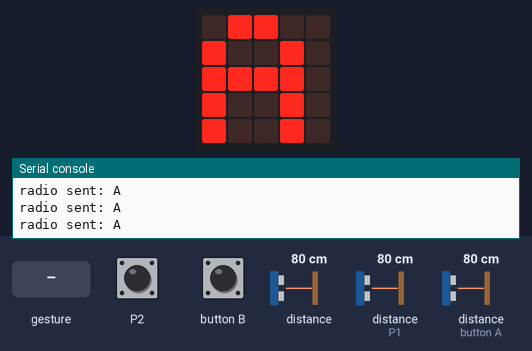
A program run on a simulated BBC micro:bit (MakeCode). On the bench: the board's 5×5 LED display, the last lines printed to the serial console. Inputs (shaded band) come from the test bench; at power-on: P2 LOW, distance to the obstacle 80 cm, distance to the obstacle (sensors on P1, button A) 80 cm. No radio messages arrive unless stated (any console line starting 'radio sent:' is added by the test bench); a tilt is held for 1.5 s and a shake lasts 1 s, then the board lies face up again.

Above: at 1.8 s.
1.9 s: P2 pulled HIGH for 0.15 s
At 2.05 s:
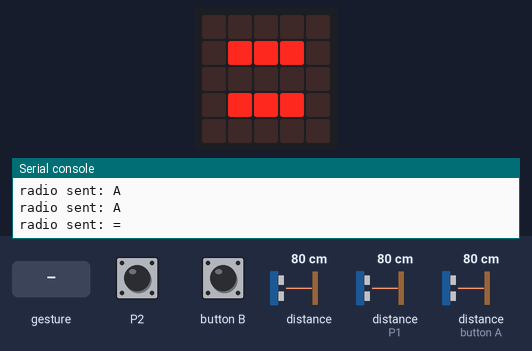
2.6 s: button B pressed for 0.15 s
At 2.83 s:
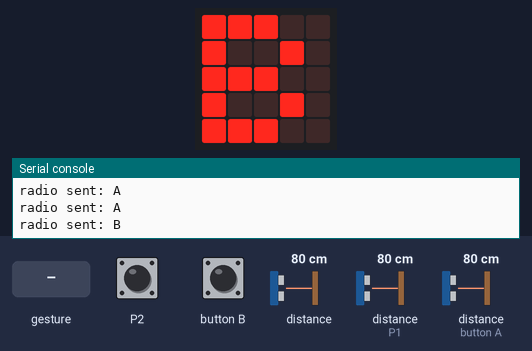
3.3 s: gesture 'tilt left'
At 3.62 s:
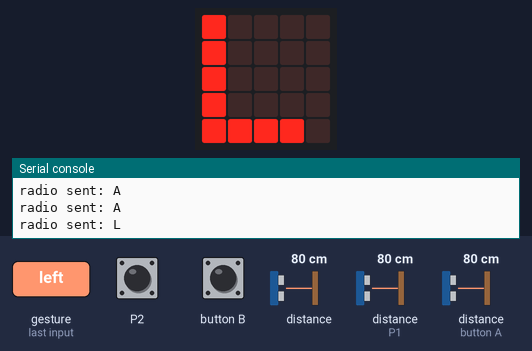
6.0 s: gesture 'tilt right'
At 6.27 s:
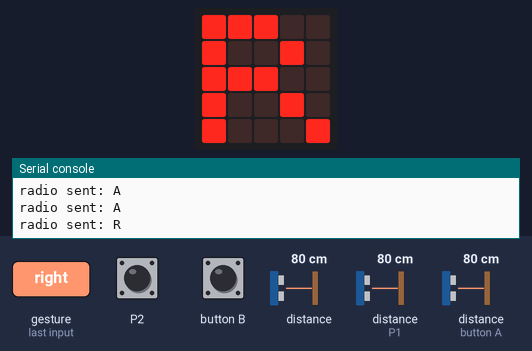
8.7 s: P2 pulled HIGH for 1 s
At 9.19 s:
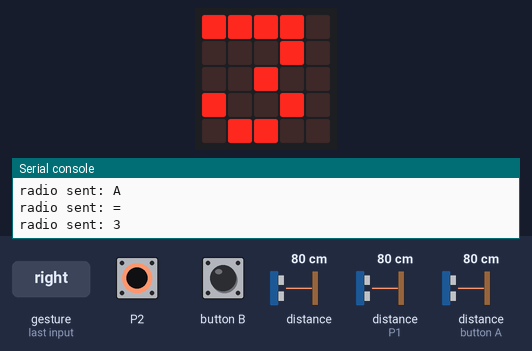
10.3 s: button B pressed for 3.2 s
At 10.47 s:
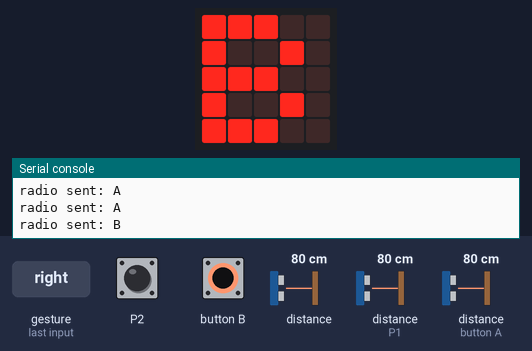

Measured:
- after the input at 1.9 s, the display: changes after 0.06 s (image 1)
- after the input at 2.6 s, the display: first differs from a run without the input after 0.13 s (image 2)
- after the input at 3.3 s, the display: first differs from a run without the input after 0.22 s (image 3)
- after the input at 6.0 s, the display: first differs from a run without the input after 0.18 s (image 4)
- after the input at 8.7 s, the display: first differs from a run without the input after 0.15 s (image 5 shows a later state)
- after the input at 10.3 s, the display: first differs from a run without the input after 0.07 s (image 6)

The program:

main.ts
```typescript
let cmds: string[] = []
cmds[0] = "+"
cmds[1] = "0"
cmds[2] = "="
cmds[3] = "1"
cmds[4] = "2"
cmds[5] = "3"
cmds[6] = "4"
cmds[7] = "5"
cmds[8] = "6"
cmds[9] = "7"
cmds[10] = "8"
cmds[11] = "9"
cmds[12] = "A"
cmds[13] = "B"
cmds[14] = "L"
cmds[15] = "R"
radio.setGroup(1)
radio.setTransmitPower(5)
basic.showIcon(IconNames.Yes)
basic.clearScreen()
basic.forever(function () {
    remote.keyPad()
})
```

remote.ts
```typescript
//% weight=100 color=#E3008C icon="\u25A4"
namespace remote {
    let PIN_INIT = 0;

    let colPins = [DigitalPin.P0, DigitalPin.P1, DigitalPin.P2];
    let rowPins = [DigitalPin.P8, DigitalPin.P12, DigitalPin.P14, DigitalPin.P16];

    function pinInit(): void {
//        pins.digitalWritePin(DigitalPin.P0, 0);
//        pins.digitalWritePin(DigitalPin.P1, 0);
//        pins.digitalWritePin(DigitalPin.P2, 0);
//        pins.digitalWritePin(DigitalPin.P8, 0);
//        pins.digitalWritePin(DigitalPin.P12, 0);
//        pins.digitalWritePin(DigitalPin.P14, 0);
//        pins.digitalWritePin(DigitalPin.P16, 0);
        for (let rowPin of rowPins) {pins.digitalWritePin(rowPin, 0);}
        for (let colPin of colPins) {pins.digitalWritePin(colPin, 0);}
        PIN_INIT = 1;
        return;
    }

    function sendCmd(n: number): void {
        const cmd: string = cmds[n];
        radio.sendString(cmd);
        basic.showString(cmd, 40);
        basic.clearScreen();
        basic.pause(50);
    }

    //% block="radio send cmd"
    export function keyPad(): void {
        if (!PIN_INIT) {
            pinInit();
        }
        let n = 0;
        for (let rowPin of rowPins) {
            pins.digitalWritePin(rowPin, 1);
            for (let colPin of colPins) {
                if (pins.digitalReadPin(colPin)) {
                    pins.digitalWritePin(rowPin, 0);
                    sendCmd(n);
                }
                n++;
            }
            pins.digitalWritePin(rowPin, 0);
        }
        if (input.buttonIsPressed(Button.A)) {
            sendCmd(n);
        }
        n++;
        if (input.buttonIsPressed(Button.B)) {
            sendCmd(n);
        }
        n++;
        if (input.isGesture(Gesture.TiltLeft)) {
            sendCmd(n);
        }
        n++;
        if (input.isGesture(Gesture.TiltRight)) {
            sendCmd(n);
        }
        n++;
    }
}
```

test.ts
```typescript
// tests gaan hier; deze zal niet worden gecompileerd wanneer dit pakket wordt gebruikt als extensie.
```
